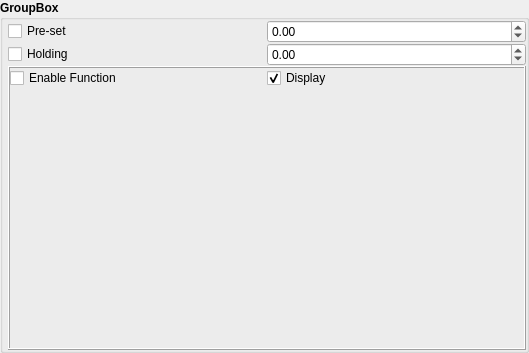
<?xml version="1.0" encoding="UTF-8"?>
<ui version="4.0">
 <class>Form</class>
 <widget class="QWidget" name="Form">
  <property name="geometry">
   <rect>
    <x>0</x>
    <y>0</y>
    <width>529</width>
    <height>353</height>
   </rect>
  </property>
  <property name="windowTitle">
   <string>Form</string>
  </property>
  <layout class="QVBoxLayout" name="verticalLayout_3">
   <property name="spacing">
    <number>0</number>
   </property>
   <property name="margin">
    <number>0</number>
   </property>
   <item>
    <widget class="GroupBox" name="groupBox">
     <property name="font">
      <font>
       <weight>75</weight>
       <bold>true</bold>
      </font>
     </property>
     <property name="title">
      <string>GroupBox</string>
     </property>
     <property name="checkable">
      <bool>false</bool>
     </property>
     <layout class="QVBoxLayout" name="verticalLayout_2">
      <property name="spacing">
       <number>0</number>
      </property>
      <property name="leftMargin">
       <number>5</number>
      </property>
      <property name="topMargin">
       <number>0</number>
      </property>
      <property name="rightMargin">
       <number>0</number>
      </property>
      <property name="bottomMargin">
       <number>0</number>
      </property>
      <item>
       <layout class="QGridLayout" name="gridLayout">
        <property name="spacing">
         <number>0</number>
        </property>
        <item row="0" column="0">
         <widget class="QCheckBox" name="preSetCheck">
          <property name="font">
           <font>
            <weight>50</weight>
            <bold>false</bold>
           </font>
          </property>
          <property name="text">
           <string>Pre-set</string>
          </property>
         </widget>
        </item>
        <item row="0" column="1">
         <widget class="SpinBox" name="preSetSpin">
          <property name="font">
           <font>
            <weight>50</weight>
            <bold>false</bold>
           </font>
          </property>
          <property name="minimum">
           <double>-999999999.000000000000000</double>
          </property>
          <property name="maximum">
           <double>999999999.000000000000000</double>
          </property>
         </widget>
        </item>
        <item row="1" column="0">
         <widget class="QCheckBox" name="holdingCheck">
          <property name="font">
           <font>
            <weight>50</weight>
            <bold>false</bold>
           </font>
          </property>
          <property name="text">
           <string>Holding</string>
          </property>
         </widget>
        </item>
        <item row="1" column="1">
         <widget class="SpinBox" name="holdingSpin">
          <property name="font">
           <font>
            <weight>50</weight>
            <bold>false</bold>
           </font>
          </property>
          <property name="minimum">
           <double>-999999999.000000000000000</double>
          </property>
          <property name="maximum">
           <double>999999999.000000000000000</double>
          </property>
         </widget>
        </item>
       </layout>
      </item>
      <item>
       <widget class="QFrame" name="frame">
        <property name="frameShape">
         <enum>QFrame::Box</enum>
        </property>
        <property name="frameShadow">
         <enum>QFrame::Raised</enum>
        </property>
        <layout class="QVBoxLayout" name="verticalLayout">
         <property name="spacing">
          <number>0</number>
         </property>
         <property name="margin">
          <number>0</number>
         </property>
         <item>
          <layout class="QHBoxLayout" name="horizontalLayout">
           <item>
            <widget class="QCheckBox" name="functionCheck">
             <property name="font">
              <font>
               <weight>50</weight>
               <bold>false</bold>
              </font>
             </property>
             <property name="text">
              <string>Enable Function</string>
             </property>
            </widget>
           </item>
           <item>
            <widget class="QCheckBox" name="displayCheck">
             <property name="font">
              <font>
               <weight>50</weight>
               <bold>false</bold>
              </font>
             </property>
             <property name="text">
              <string>Display</string>
             </property>
             <property name="checked">
              <bool>true</bool>
             </property>
            </widget>
           </item>
          </layout>
         </item>
         <item>
          <widget class="StimGenerator" name="waveGeneratorWidget" native="true">
           <property name="sizePolicy">
            <sizepolicy hsizetype="Preferred" vsizetype="Expanding">
             <horstretch>0</horstretch>
             <verstretch>0</verstretch>
            </sizepolicy>
           </property>
           <property name="font">
            <font>
             <weight>50</weight>
             <bold>false</bold>
            </font>
           </property>
          </widget>
         </item>
        </layout>
       </widget>
      </item>
     </layout>
    </widget>
   </item>
  </layout>
 </widget>
 <customwidgets>
  <customwidget>
   <class>StimGenerator</class>
   <extends>QWidget</extends>
   <header>acq4.util.generator.StimGenerator</header>
   <container>1</container>
  </customwidget>
  <customwidget>
   <class>SpinBox</class>
   <extends>QDoubleSpinBox</extends>
   <header>acq4.pyqtgraph</header>
  </customwidget>
  <customwidget>
   <class>GroupBox</class>
   <extends>QGroupBox</extends>
   <header>acq4.pyqtgraph</header>
   <container>1</container>
  </customwidget>
 </customwidgets>
 <resources/>
 <connections/>
</ui>
